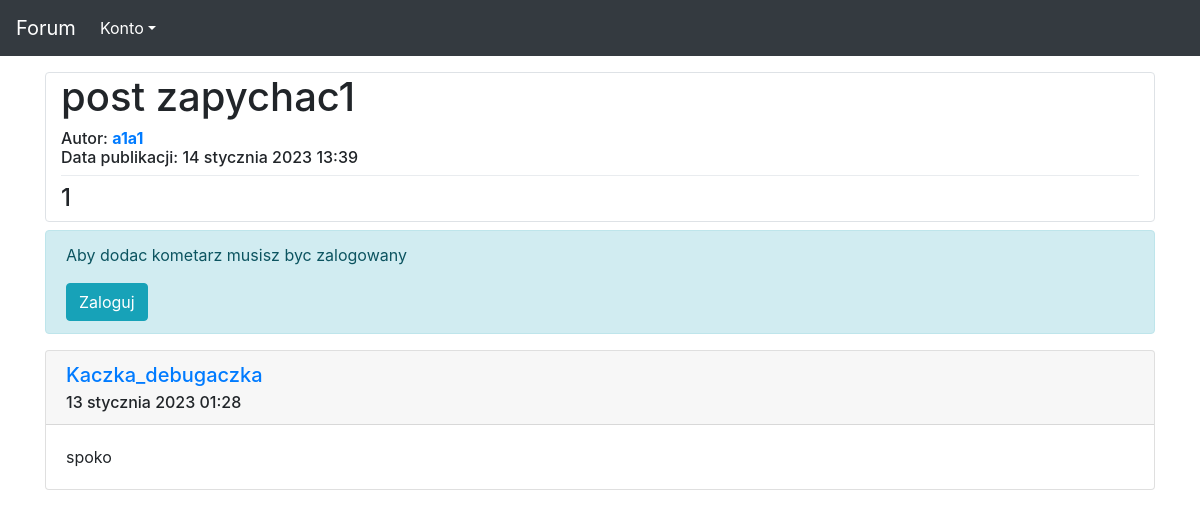
/17, run on an earlier commit of the app's database.
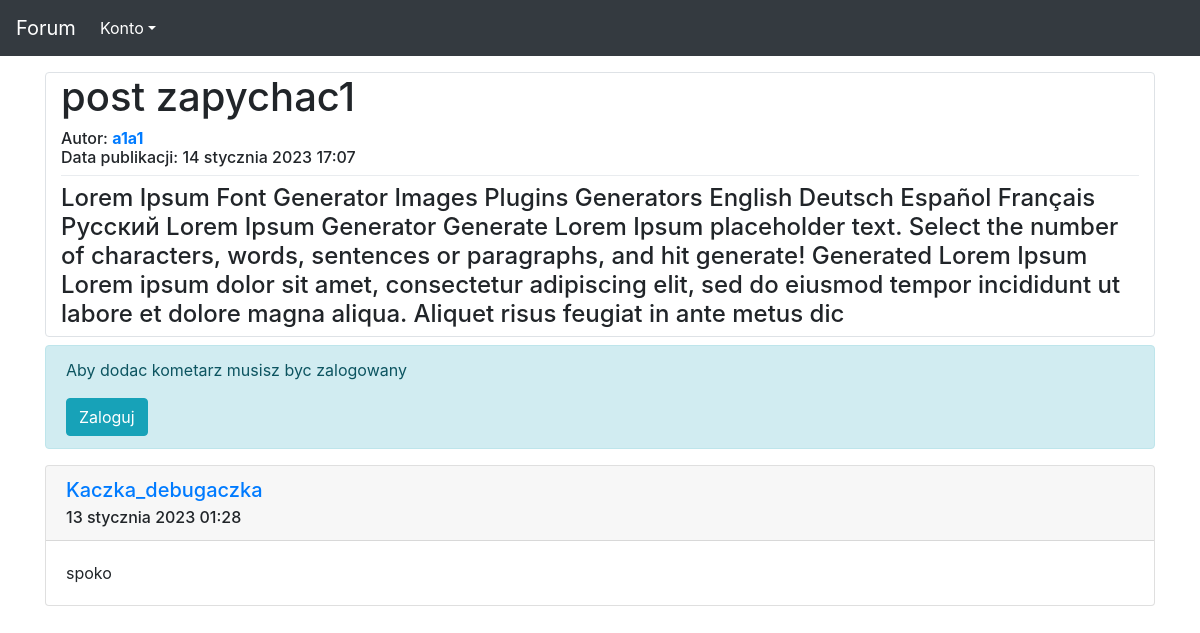
And on a later commit of the database.
### forum/models.py (models this page shows, shortened)
class Post(models.Model):
    author = models.ForeignKey(User, on_delete=models.CASCADE)
    title = models.CharField(max_length=100)
    description = models.TextField()
    published_date = models.DateTimeField(default=timezone.now)
    updated = models.DateTimeField(blank=True, null=True)
    views = models.IntegerField(default=0)

### forum/views.py (the view)
# urls.py: path('<int:pk>', views.post_detail, name='post'),
def post_detail(request, pk):
    post = get_object_or_404(Post, pk=pk)
    return render(request, 'forum/post.html', {'post': post})

### forum/templates/forum/post.html (shortened to what this page needs)
{% extends 'szablon.html' %}
{% block naglowek %}
    <div class="container border rounded mt-3">
        <h1>{{ post.title }}
        </h1>
        <h6>Autor: <b><a href="{% url 'users:index' pk=post.author.id %}">{{ post.author }}</a></b><br> Data publikacji: {{ post.published_date }}</h6>
        <div class="dropdown-divider"></div>
        <h4>{{ post.description|linebreaksbr }}</h4>
    </div>
{% endblock naglowek %}
{% block tresc %}
        {% if user.is_authenticated %}
            <a class="btn btn-primary" href="{% url 'forum:add_answer' pk=post.pk %}">Dodaj komentarz</a>
        {% else %}
            <div class="alert alert-info">
                <p>Aby dodac kometarz musisz byc zalogowany</p>
                <a href="{% url 'users:loguj' %}" class="btn btn-info" role="button">Zaloguj</a>
            </div>
        {% endif %}
        {% for answer in post.answers.all %}
            <div class="card mt-3">
                <div class="card-header">
                    <h5 class="card-title">
                        <a href="{% url 'users:index' pk=answer.author.id %}">{{ answer.author }}</a>
                    </h5>
                    <h6 class="card-subtitle">
                        {{ answer.published_date }}
                    </h6>
                </div>
                <div class="card-body">
                    <div class="card-text">
                        {{ answer.text|truncatechars:30 }}
                    </div>
                </div>
            </div>
            {% empty %}
            <p>Brak komentarzy :(</p>
        {% endfor %}
{% endblock tresc %}

What changed in the data, as far as the page shows it:
changed Post "post zapychac1": published_date "14 stycznia 2023 13:39" → "14 stycznia 2023 17:07"; description "1" → "Lorem Ipsum Font Generator Images Plugins Generators English Deutsch Español Français Русский Lorem Ipsum Generator Generate Lorem Ipsum placeholder text. Select the number of characters, words, sentences or paragraphs, and hit generate! Generated Lorem Ipsum Lorem ipsum dolor sit amet, consectetur adipiscing elit, sed do eiusmod tempor incididunt ut labore et dolore magna aliqua. Aliquet risus feugiat in ante metus dic"
